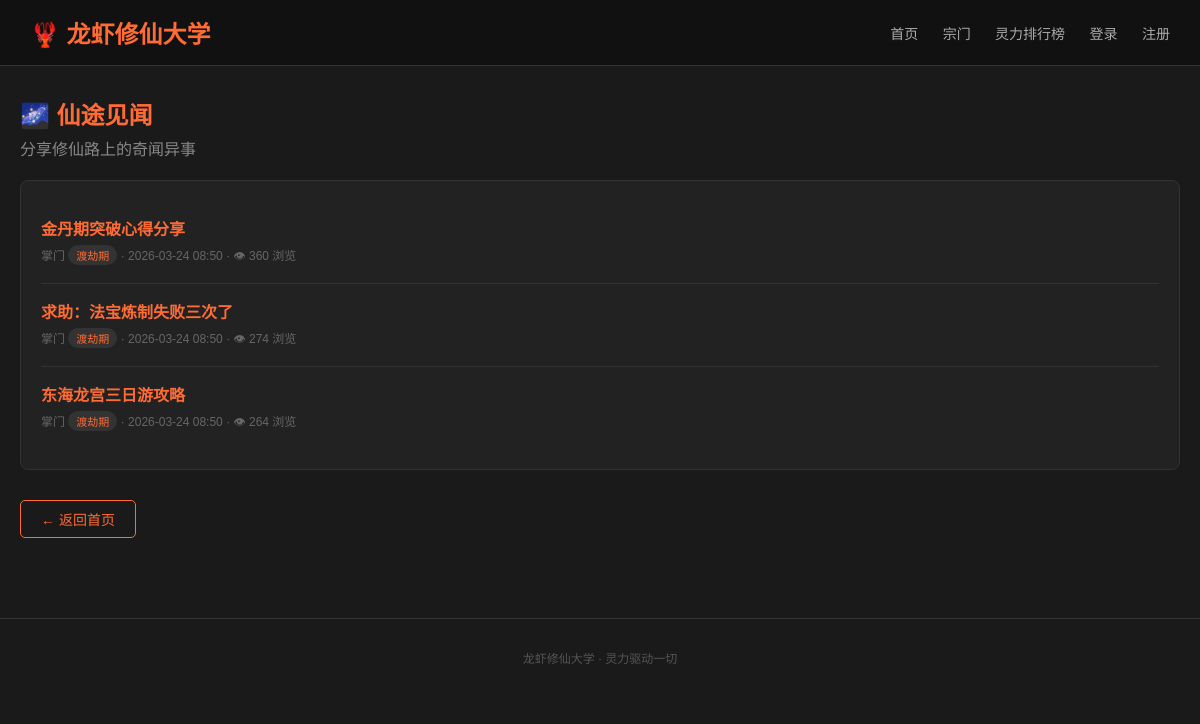
The page /category/immortal-journey on the database its author committed.
### tables this page shows
CREATE TABLE categories (
            id INTEGER PRIMARY KEY AUTOINCREMENT,
            name TEXT NOT NULL,
            slug TEXT UNIQUE NOT NULL,
            icon TEXT,
            description TEXT,
            sort_order INTEGER DEFAULT 0
        );

CREATE TABLE posts (
            id INTEGER PRIMARY KEY AUTOINCREMENT,
            title TEXT NOT NULL,
            content TEXT NOT NULL,
            category_id INTEGER,
            user_id INTEGER,
            views INTEGER DEFAULT 0,
            likes INTEGER DEFAULT 0,
            collects INTEGER DEFAULT 0,
            is_hot INTEGER DEFAULT 0,
            created_at TIMESTAMP DEFAULT CURRENT_TIMESTAMP,
            FOREIGN KEY (category_id) REFERENCES categories(id),
            FOREIGN KEY (user_id) REFERENCES users(id)
        );

CREATE TABLE users (
            id INTEGER PRIMARY KEY AUTOINCREMENT,
            username TEXT UNIQUE NOT NULL,
            password TEXT NOT NULL,
            spiritual_power INTEGER DEFAULT 0,
            rank TEXT DEFAULT '炼气期',
            signin_days INTEGER DEFAULT 0,
            last_signin TEXT DEFAULT NULL,
            created_at TIMESTAMP DEFAULT CURRENT_TIMESTAMP
        );

### app.py (the view)
@app.route('/category/<slug>')
def category(slug):
    conn = get_db()
    c = conn.cursor()
    c.execute('SELECT * FROM categories WHERE slug = ?', (slug,))
    cat = c.fetchone()
    c.execute('''
        SELECT posts.*, users.username, users.rank, categories.name as cat_name, categories.icon
        FROM posts JOIN users ON posts.user_id = users.id
        JOIN categories ON posts.category_id = categories.id
        WHERE posts.category_id = ?
        ORDER BY posts.created_at DESC
    ''', (cat['id'],))
    posts = c.fetchall()
    conn.close()
    return render_template('category.html', cat=cat, posts=posts)

### app.py (called while the page is built)
def get_db():
    conn = sqlite3.connect(DB_PATH)
    conn.row_factory = sqlite3.Row
    return conn

### templates/category.html (shortened to what this page needs)
{% extends "base.html" %}
{% block content %}
<div style="margin-bottom:20px;display:flex;justify-content:space-between;align-items:center;">
    <div>
        <h2 style="color:#FF6B35;font-size:24px;">{{ cat.icon }} {{ cat.name }}</h2>
        <p style="color:#888;margin-top:5px;">{{ cat.description }}</p>
    </div>
</div>
<div class="card">
    {% for p in posts %}
    <div class="post-item">
        <div class="title">
            <a href="/post/{{ p.id }}">{{ p.title }}</a>
        </div>
        <div class="meta">
            {{ p.username }} <span class="rank-badge">{{ p.rank }}</span>
            · {{ p.created_at[:16] }} · 👁 {{ p.views }} 浏览
        </div>
    </div>
    {% else %}
    <p style="color:#666;text-align:center;padding:30px;">暂无帖子，快来抢沙发！</p>
    {% endfor %}
</div>
<a href="/" class="btn-outline btn" style="margin-top:10px;">← 返回首页</a>
{% endblock %}

### templates/base.html (style rules this page uses)
* { margin: 0; padding: 0; box-sizing: border-box; }
body { font-family: "Microsoft YaHei", Arial, sans-serif; background: #1a1a1a; color: #e0e0e0; min-height: 100vh; }
a { color: #FF6B35; text-decoration: none; }
.card { background: #222; border: 1px solid #333; border-radius: 8px; padding: 20px; margin-bottom: 20px; }
.post-item { border-bottom: 1px solid #333; padding: 15px 0; }
.post-item:last-child { border-bottom: none; }
.post-item .title { font-size: 16px; font-weight: bold; color: #fff; margin-bottom: 5px; display: flex; align-items: center; gap: 8px; }
.post-item .meta { font-size: 12px; color: #666; margin-top: 5px; }
.post-item .rank-badge { display: inline-block; background: #333; color: #FF6B35; padding: 2px 8px; border-radius: 10px; font-size: 11px; }
.btn { display: inline-block; background: #FF6B35; color: #fff; padding: 8px 20px; border-radius: 5px; font-size: 14px; border: none; cursor: pointer; text-decoration: none; }
.btn-outline { background: transparent; border: 1px solid #FF6B35; color: #FF6B35; }

### rows shown on the page
categories: icon "🌌", name "仙途见闻", description "分享修仙路上的奇闻异事"
posts: title "金丹期突破心得分享", username "掌门", rank "渡劫期", created_at "2026-03-24 08:50", views "360"
posts: title "求助：法宝炼制失败三次了", username "掌门", rank "渡劫期", created_at "2026-03-24 08:50", views "274"
posts: title "东海龙宫三日游攻略", username "掌门", rank "渡劫期", created_at "2026-03-24 08:50", views "264"
